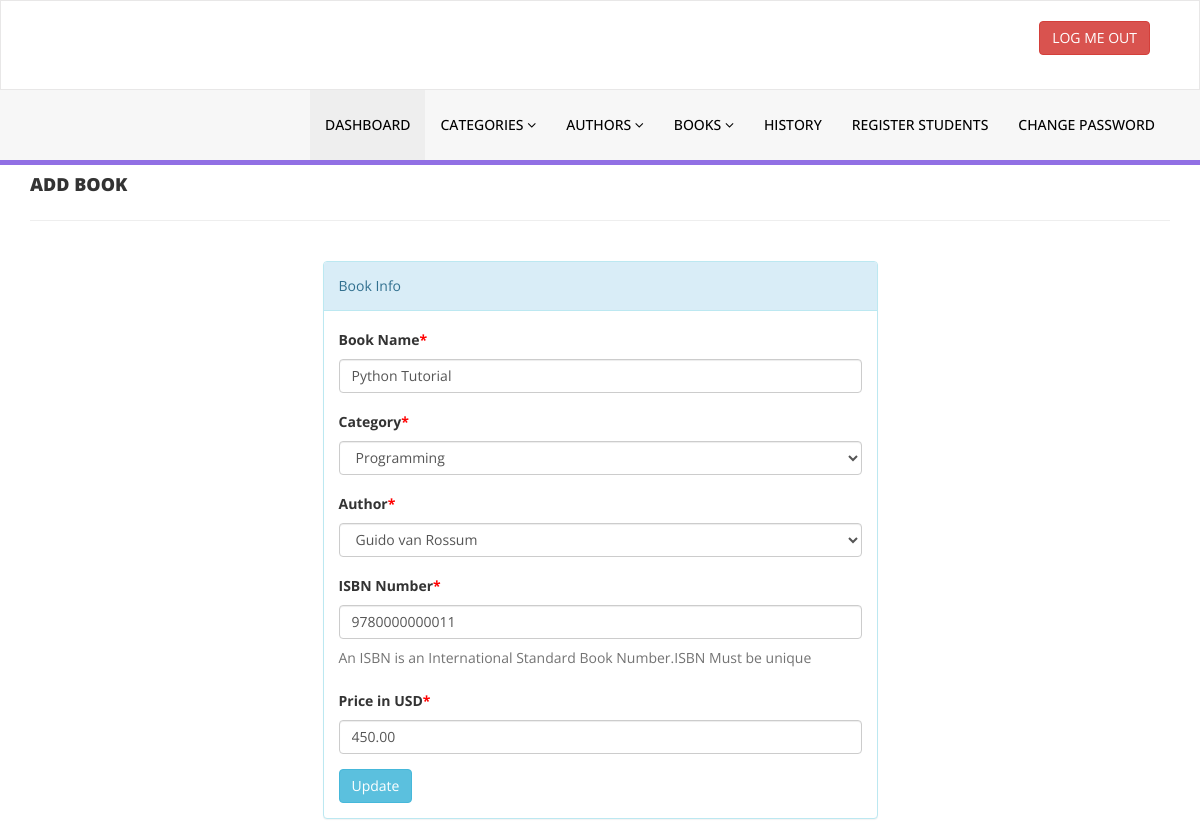
Screenshot of /admin/edit-book.php?bookid=1 (signed in) with the database file from the repository.
### tables this page shows
CREATE TABLE tblbooks (
  id int(11) NOT NULL AUTO_INCREMENT,
  BookName varchar(255) DEFAULT NULL,
  CatId int(11) DEFAULT NULL,
  AuthorId int(11) DEFAULT NULL,
  ISBNNumber varchar(50) DEFAULT NULL,
  BookPrice decimal(10,2) DEFAULT NULL,
  Quantity int(11) NOT NULL DEFAULT 1,
  RegDate timestamp NULL DEFAULT current_timestamp(),
  UpdationDate timestamp NULL DEFAULT NULL ON UPDATE current_timestamp(),
  PRIMARY KEY (id)
);

CREATE TABLE tblcategory (
  id int(11) NOT NULL AUTO_INCREMENT,
  CategoryName varchar(150) DEFAULT NULL,
  Status int(1) DEFAULT NULL,
  CreationDate timestamp NULL DEFAULT current_timestamp(),
  UpdationDate timestamp NULL DEFAULT NULL ON UPDATE current_timestamp(),
  PRIMARY KEY (id)
);

CREATE TABLE tblauthors (
  id int(11) NOT NULL AUTO_INCREMENT,
  AuthorName varchar(159) DEFAULT NULL,
  creationDate timestamp NULL DEFAULT current_timestamp(),
  UpdationDate timestamp NULL DEFAULT NULL ON UPDATE current_timestamp(),
  PRIMARY KEY (id)
);

### admin/edit-book.php (the view, shortened to what this page needs)
<?php
include('includes/config.php');
if(strlen($_SESSION['alogin'])==0)
    {
header('location:index.php');
}
else{
?>
<!DOCTYPE html>
<html xmlns="http://www.w3.org/1999/xhtml">
<head>
    <link href="assets/css/bootstrap.css" rel="stylesheet" />
    <link href="assets/css/font-awesome.css" rel="stylesheet" />
    <link href="assets/css/style.css" rel="stylesheet" />
</head>
<body>
<?php include('includes/header.php');?>
    <div class="content-wra
    <div class="content-wrapper">
         <div class="container">
        <div class="row pad-botm">
            <div class="col-md-12">
                <h4 class="header-line">Add Book</h4>
                            </div>
</div>
<div class="row">
<div class="col-md-6 col-sm-6 col-xs-12 col-md-offset-3"">
<div class="panel panel-info">
<div class="panel-heading">
Book Info
</div>
<div class="panel-body">
<form role="form" method="post">
<?php
$bookid=intval($_GET['bookid']);
$sql = "SELECT tblbooks.BookName,tblcategory.CategoryName,tblcategory.id as cid,tblauthors.AuthorName,tblauthors.id as athrid,tblbooks.ISBNNumber,tblbooks.BookPrice,tblbooks.id as bookid from  tblbooks join tblcategory on tblcategory.id=tblbooks.CatId join tblauthors on tblauthors.id=tblbooks.AuthorId where tblbooks.id=:bookid";
$query = $dbh -> prepare($sql);
$query->bindParam(':bookid',$bookid,PDO::PARAM_STR);
$query->execute();
$results=$query->fetchAll(PDO::FETCH_OBJ);
if($query->rowCount() > 0)
{
foreach($results as $result)
{               ?>
<div class="form-group">
<label>Book Name<span style="color:red;">*</span></label>
<input class="form-control" type="text" name="bookname" value="<?php echo htmlentities($result->BookName);?>" required />
</div>
<div class="form-group">
<label> Category<span style="color:red;">*</span></label>
<select class="form-control" name="category" required="required">
<option value="<?php echo htmlentities($result->cid);?>"> <?php echo htmlentities($catname=$result->CategoryName);?></option>
</select>
</div>
<div class="form-group">
<label> Author<span style="color:red;">*</span></label>
<select class="form-control" name="author" required="required">
<option value="<?php echo htmlentities($result->athrid);?>"> <?php echo htmlentities($athrname=$result->AuthorName);?></option>
</select>
</div>
<div class="form-group">
<label>ISBN Number<span style="color:red;">*</span></label>
<input class="form-control" type="text" name="isbn" value="<?php echo htmlentities($result->ISBNNumber);?>"  required="required" />
<p class="help-block">An ISBN is an International Standard Book Number.ISBN Must be unique</p>
</div>
 <div class="form-group">
 <label>Price in USD<span style="color:red;">*</span></label>
 <input class="form-control" type="text" name="price" value="<?php echo htmlentities($result->BookPrice);?>"   required="required" />
 </div>
 <?php }} ?>
<button type="submit" name="update" class="btn btn-info">Update </button>
                                    </form>
                            </div>
                        </div>
                            </div>
        </div>
    </div>
    </div>
</body>
</html>
<?php } ?>

### admin/assets/css/style.css (style rules this page uses)
.header-line { font-weight:900; padding-bottom:25px; border-bottom:1px solid #eeeeee; text-transform:uppercase; }
.pad-botm { padding-bottom:30px; }

### rows the page displays
tblbooks: bookname "Python Tutorial", category "Programming", author "Guido van Rossum", isbn "9780000000011", price "450.00"
